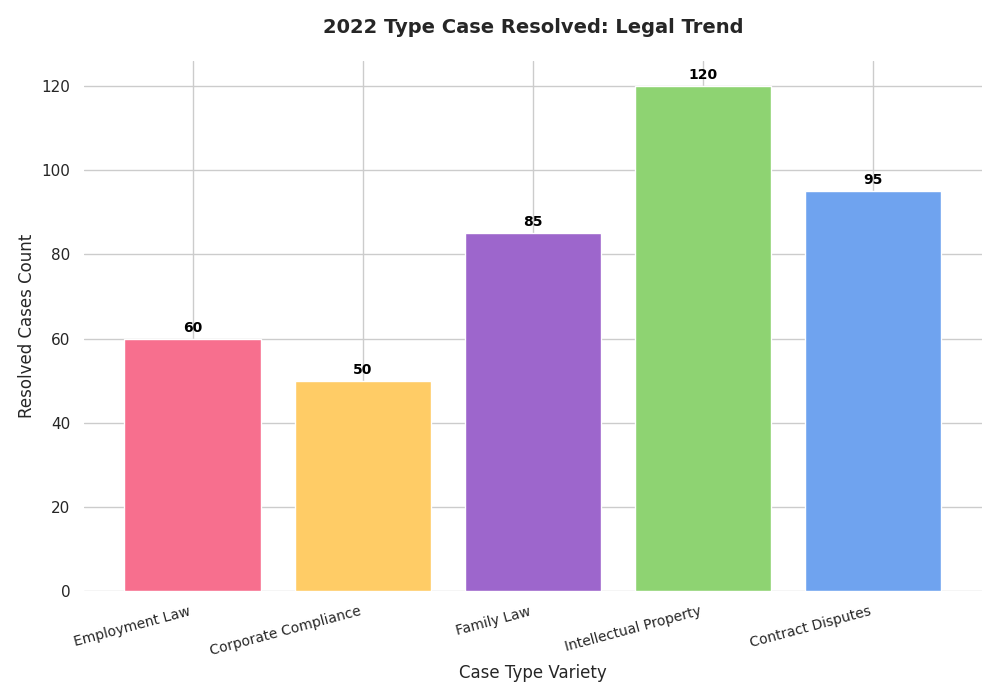

This figure's Python source:
import matplotlib.pyplot as plt

case_types = ['Employment Law', 'Corporate Compliance', 'Family Law', 'Intellectual Property', 'Contract Disputes']
cases_resolved = [60, 50, 85, 120, 95]
colors = ['#f76f8e', '#ffcc66', '#9d66cc', '#8ed372', '#6fa3ef']

fig, ax = plt.subplots(figsize=(10, 7))
ax.bar(case_types, cases_resolved, color=colors)

for bar in ax.patches:
    height = bar.get_height()
    ax.annotate(f'{height}',
                xy=(bar.get_x() + bar.get_width() / 2, height),
                xytext=(0, 3),
                textcoords="offset points",
                ha='center', va='bottom', fontsize=10, fontweight='bold', color='black')

ax.set_title("2022 Type Case Resolved: Legal Trend", fontsize=14, fontweight='bold', pad=20)
ax.set_xlabel('Case Type Variety', fontsize=12)
ax.set_ylabel('Resolved Cases Count', fontsize=12)
ax.spines[:].set_visible(False)
plt.xticks(rotation=15, ha='right', fontsize=10)
plt.tight_layout()
plt.show()
